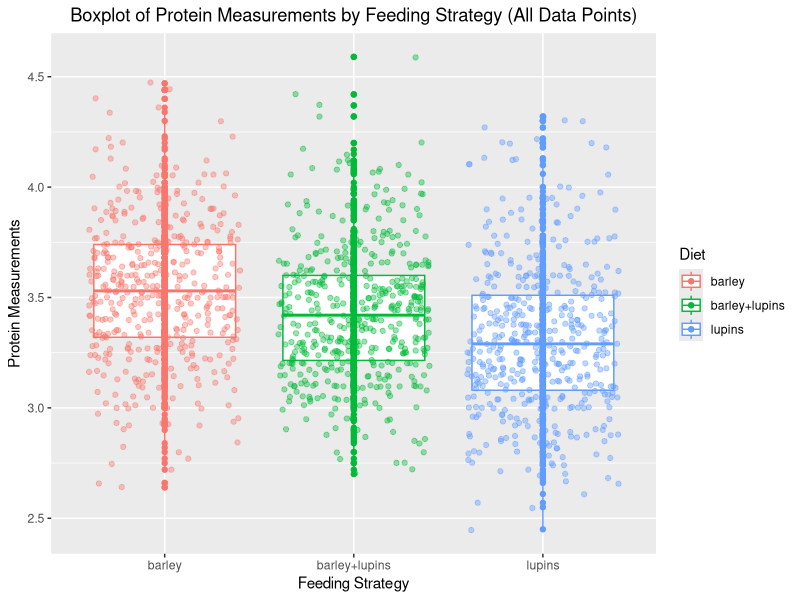
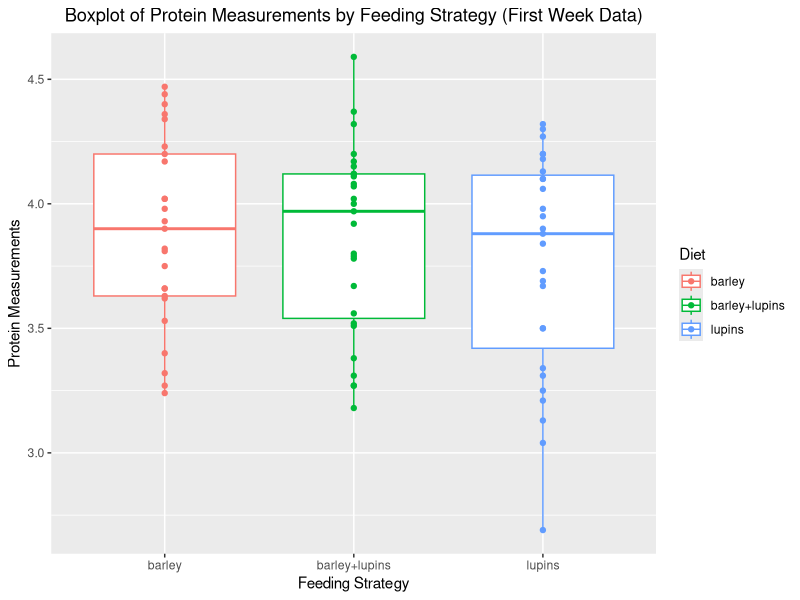
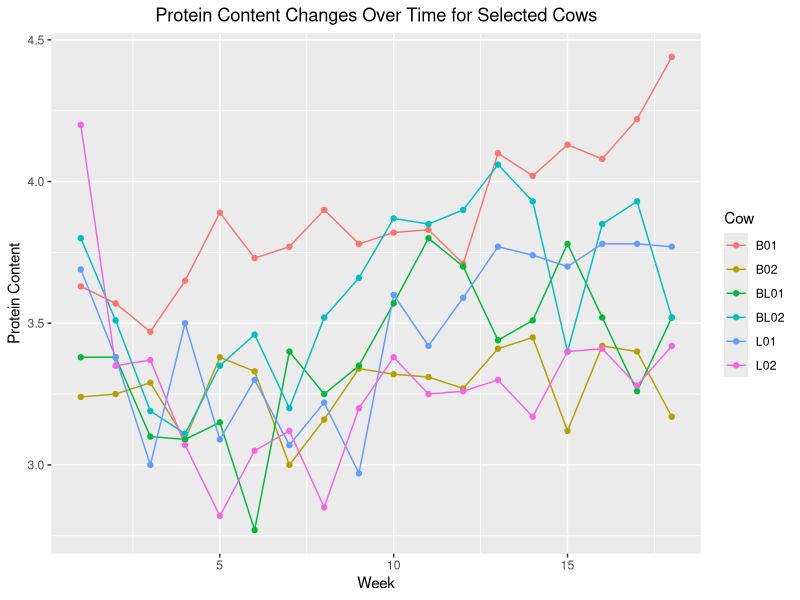
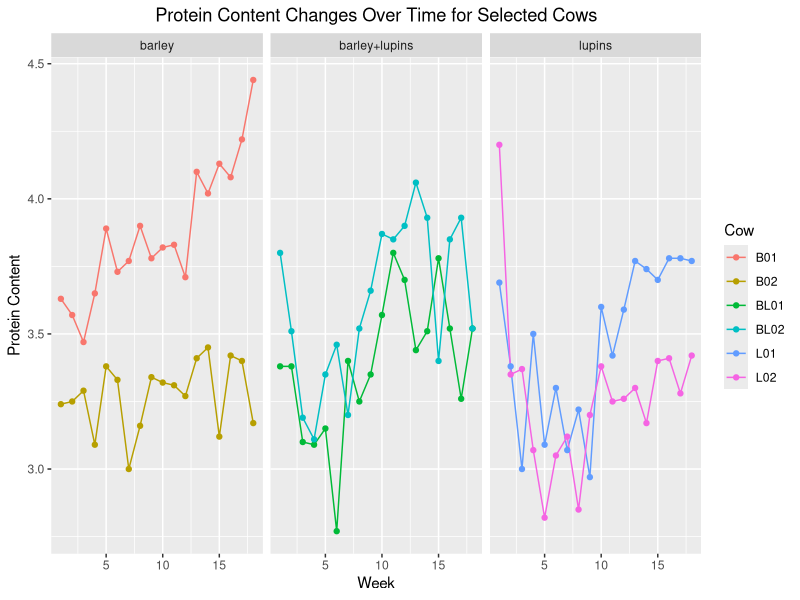
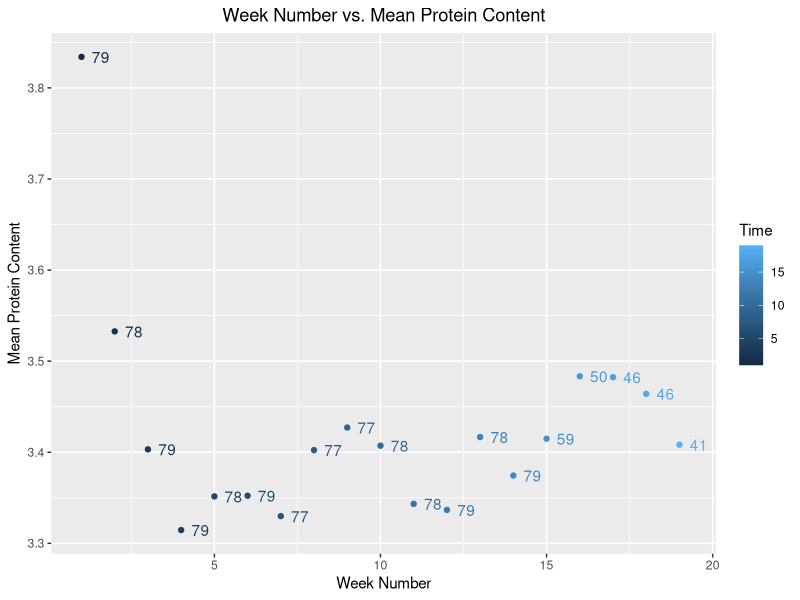
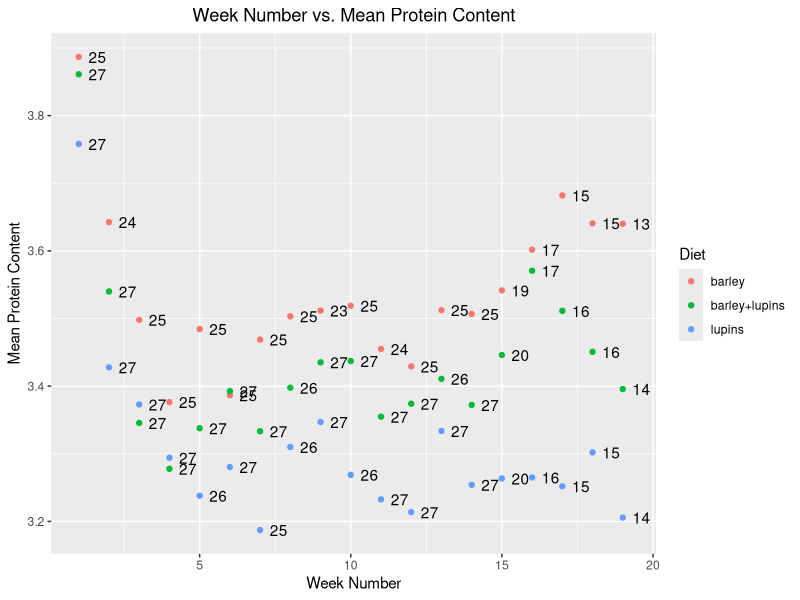

Generate these figures, in order, with R:
#calling the libraries to be used in case
library(dplyr)
library(ggplot2)
library(tidyr)

#MilK.CSV file have read with read.table() function, rownames have removed from this table

milk.data =read.table("Milk.csv", header = TRUE, sep = ",", row.names = 1)
head(milk.data)

#assign the centered plot title to centered.plot.title
#element_text() is used to specify the appearance of text elements.
#hjust = 0.5: align the title centrally in page.

centered.plot.title = theme(plot.title = element_text(hjust = 0.5)) 

#Part a:

boxplot.protein.vs.diet = ggplot(data = milk.data)+
  aes(x = Diet, #categoric attribe in x-axes
      y = protein, #numeric attribute in y-axes
      color = Diet)+
  geom_boxplot()+ #boxplot have added
  geom_point()+ #data points have added
  geom_jitter(alpha=0.4)+ #density of data point, with alpha option have added the transparency
  labs(title = "Boxplot of Protein Measurements by Feeding Strategy (All Data Points)",
       x = "Feeding Strategy", 
       y = "Protein Measurements")+
  centered.plot.title #title have set to center
boxplot.protein.vs.diet

#Part b

boxplot.w1.filter = milk.data %>% 
  filter(Time == 1) %>% #filtering the first week
  ggplot(aes(x = Diet,
             y = protein,
             color = Diet))+ #color scale by Diet type
  geom_boxplot()+ #boxplot have added
  geom_point()+
  labs(title = "Boxplot of Protein Measurements by Feeding Strategy (First Week Data)",
       x = "Feeding Strategy", 
       y = "Protein Measurements")+
  centered.plot.title #title have set to center
boxplot.w1.filter

#Part c

select.cow.line.plot = milk.data %>% 
  filter(Cow %in% c("B01", "B02", "BL01", "BL02", "L01", "L02") & Time <= 18) %>% #relevant cows and time scale have defined
  ggplot(aes(x = Time,
             y = protein,
             color = Cow))+ #different color for each cow
  geom_line()+ #lines have added
  geom_point()+ #points have added
  labs(title = "Protein Content Changes Over Time for Selected Cows",
       x = "Week",
       y = "Protein Content")+
  centered.plot.title #title have set to center
select.cow.line.plot

#Part d

subplot.feeding.cow = select.cow.line.plot+
  facet_wrap(~Diet)
subplot.feeding.cow

#Part e

avg.protein.vs.week.scatter.plot = milk.data %>% 
  group_by(Time) %>% #group by the time (week)
  summarise(n_cows = n(), #for each week, number of cows
            average.protein.content = mean(protein)) %>% #for each week, average of the protein measurments
  ggplot(aes(x = Time,
             y = average.protein.content,
             label = n_cows, #number of cows labels have defined
             color = Time))+ #color scales by the time
  geom_point()+ #points have added
  geom_text(hjust = -0.2, nudge_x = 0.2)+ #in relevant week, number of cows 
  
  #The code adjusts text elements on the plot using geom_text(). 
  #hjust = -0.2 aligns the text horizontally to the left, and 
  #nudge_x = 0.2 shifts the text 0.2 units to the right along the x-axis.
  
  labs(title = "Week Number vs. Mean Protein Content",
       x = "Week Number",
       y = "Mean Protein Content")+
  centered.plot.title #title have set to center
avg.protein.vs.week.scatter.plot


#Part g

time.diet.filter.scatter.plot = milk.data %>% 
  group_by(Time, Diet) %>% #grouped by time and diet features
  summarise(n.cow.time.diet = n(), #number of cows by the time and diet
            avg.protein.content.time.diet = mean(protein)) %>% #mean of the protein measurment by the time and diet feature
  ggplot(aes(x = Time,
             y = avg.protein.content.time.diet,
             label = n.cow.time.diet))+ #label have set for the number of cows by diet and week
  geom_point(aes(color = Diet))+ #color scaled by the type of diet
  geom_text(hjust = -0.2, nudge_x = 0.2)+ #in relevant week and diet type number of cows 
  labs(title = "Week Number vs. Mean Protein Content",
       x = "Week Number",
       y = "Mean Protein Content")+
  centered.plot.title #title have set to center
time.diet.filter.scatter.plot

#Part h

new.milk.data <- milk.data %>% #with pivot_wider converted to wide format 
  pivot_wider(names_from = Time, #new column information have assigned
              values_from = protein) %>% #for wide format, new values have assigned as the protein measurment info
  as.data.frame() #have converted the dataframe
head(new.milk.data)
